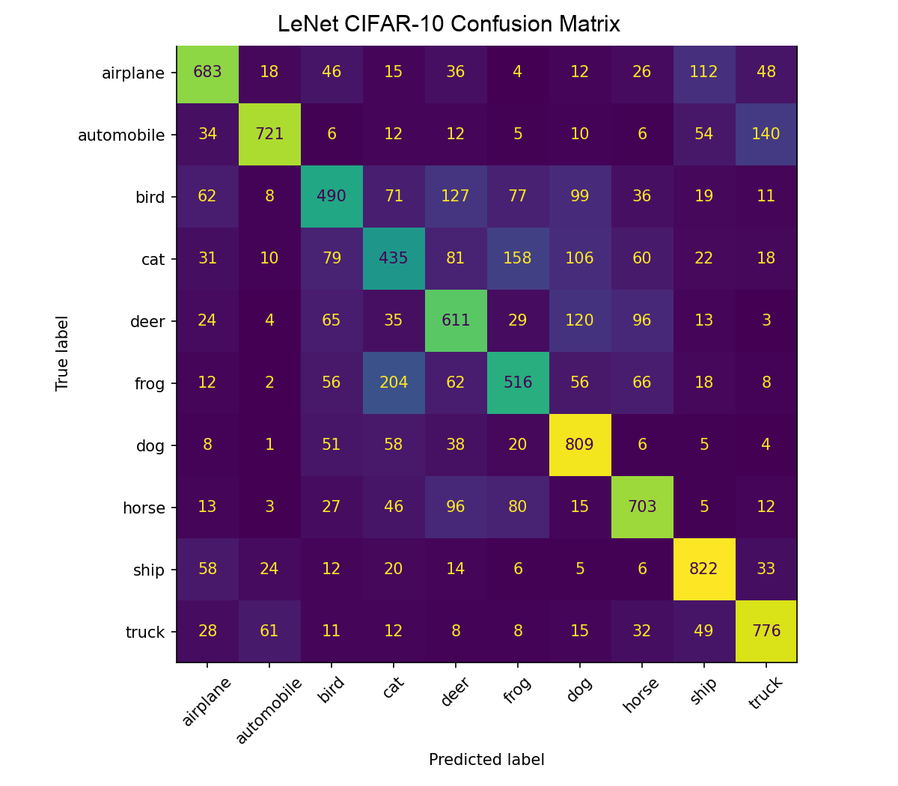
#> input picture figuresToUse/lenetConfusionMatrix.png, 898 x 786 px, shrunk from 1200 x 1050 before the run, found by its file name
$ python tt.py
#> lines starting #> are read from the running program, lines starting #| are printed output that depends on the picture
from PIL import Image, ImageDraw, ImageFont
import os

files_and_titles = [
    (
        "/Users/emraan/Desktop/mlfinal/figuresToUse/lenetConfusionMatrix.png",
        "LeNet CIFAR-10 Confusion Matrix"
    ),
    (
        "/Users/emraan/Desktop/mlfinal/figuresToUse/seresnetConfusionMatrix.png",
        "SE-ResNet-18 CIFAR-10 Confusion Matrix"
    ),
]

def replace_title(image_path, new_title):
#> called with new_title = 'LeNet CIFAR-10 Confusion Matrix'
    img = Image.open(image_path).convert("RGB")
#> img is the input picture: PIL image 898x786 RGB; mean R, G, B 156.9, 134.6, 165.6
    draw = ImageDraw.Draw(img)

    # cover old title area
    draw.rectangle((0, 0, img.width, 60), fill="white")

    # font
    try:
        font = ImageFont.truetype("Arial.ttf", 30)
    except:
        font = ImageFont.load_default()

    # center title
    text_box = draw.textbbox((0, 0), new_title, font=font)
#> text_box = (0, 5, 493, 28)
    text_width = text_box[2] - text_box[0]
#> text_width = 493

    x = (img.width - text_width) // 2
#> x = 202
    y = 14

    draw.text((x, y), new_title, fill="black", font=font)

    # overwrite same file
    img.save(image_path)
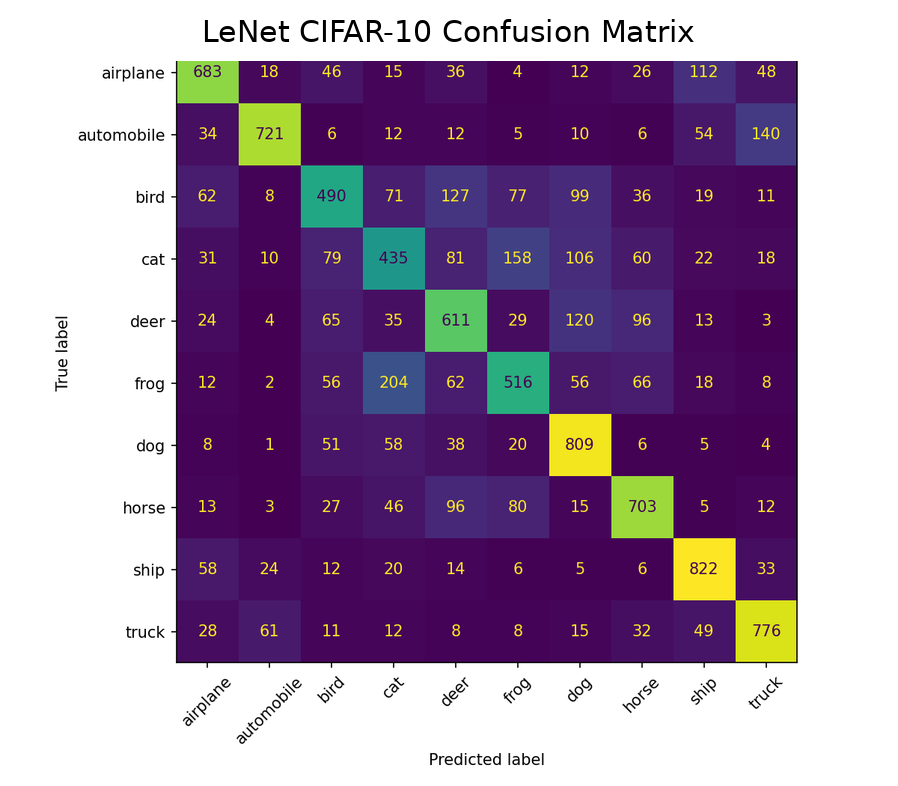
#> saved as lenetConfusionMatrix.png: PIL image 898x786 RGB; mean R, G, B 158.8, 137, 167.2
    print(f"Updated: {image_path}")

for image_path, title in files_and_titles:
    replace_title(image_path, title)
#> pass 2 of the loop `for image_path, title in files_and_titles:`:
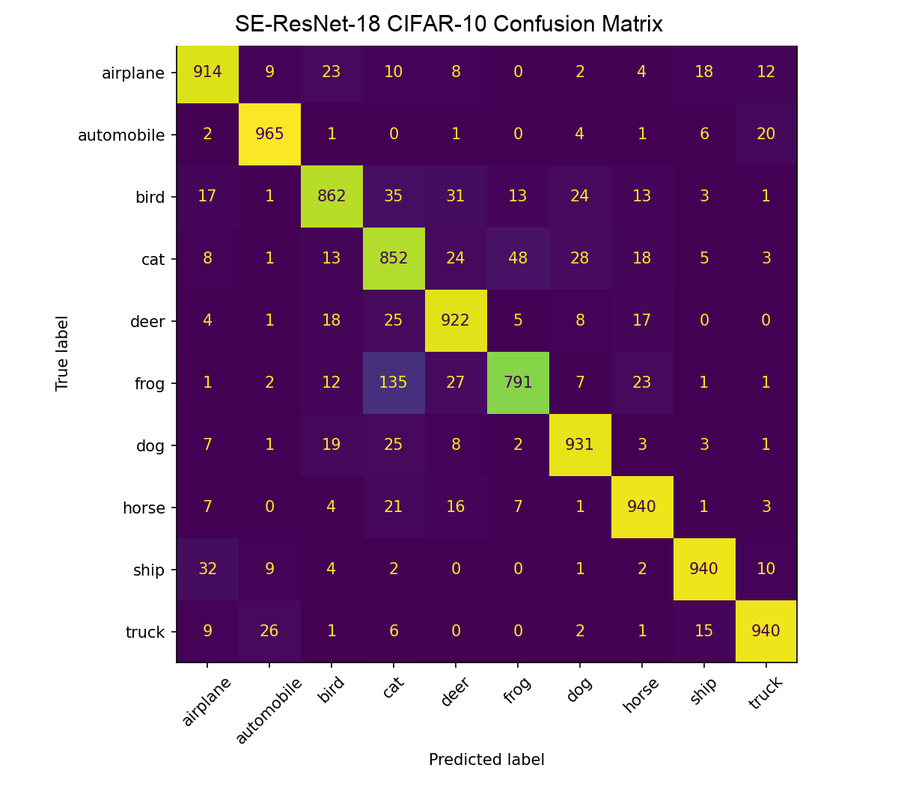
#> input picture figuresToUse/seresnetConfusionMatrix.png, 898 x 786 px, shrunk from 1200 x 1050 before the run, found by its file name
#> in replace_title, img is the input picture: PIL image 898x786 RGB; mean R, G, B 159.8, 129.3, 158.2
#> text_box = (0, 5, 610, 28)
#> text_width = 610
#> x = 144
#> in replace_title (call 2), `img.save(image_path)`:
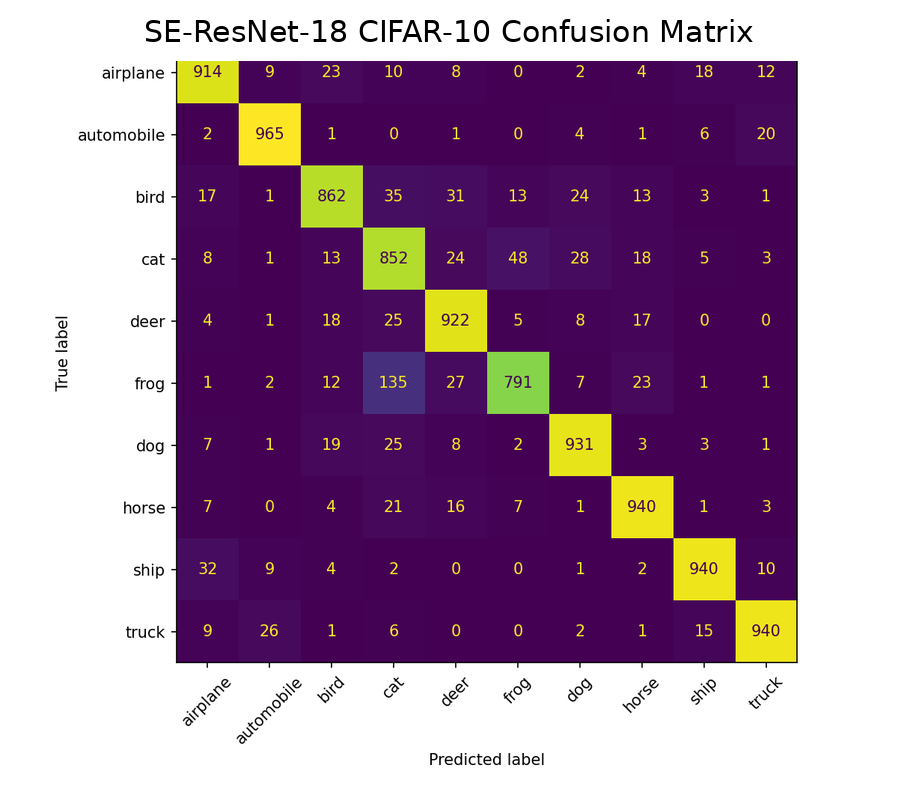
#> saved as seresnetConfusionMatrix.png: PIL image 898x786 RGB; mean R, G, B 161.5, 131.8, 159.9
